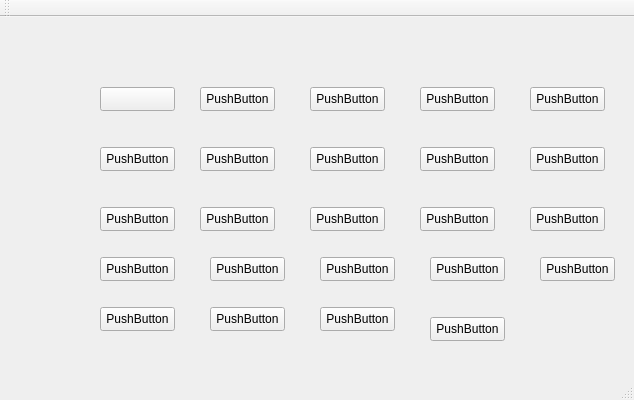
<?xml version="1.0" encoding="UTF-8"?>
<ui version="4.0">
 <class>BoardClass</class>
 <widget class="QMainWindow" name="BoardClass">
  <property name="geometry">
   <rect>
    <x>0</x>
    <y>0</y>
    <width>634</width>
    <height>400</height>
   </rect>
  </property>
  <property name="windowTitle">
   <string>Board</string>
  </property>
  <widget class="QWidget" name="centralWidget">
   <widget class="QPushButton" name="t1">
    <property name="geometry">
     <rect>
      <x>100</x>
      <y>70</y>
      <width>75</width>
      <height>24</height>
     </rect>
    </property>
    <property name="text">
     <string/>
    </property>
   </widget>
   <widget class="QPushButton" name="pushButton_2">
    <property name="geometry">
     <rect>
      <x>200</x>
      <y>70</y>
      <width>75</width>
      <height>24</height>
     </rect>
    </property>
    <property name="text">
     <string>PushButton</string>
    </property>
   </widget>
   <widget class="QPushButton" name="pushButton_3">
    <property name="geometry">
     <rect>
      <x>310</x>
      <y>70</y>
      <width>75</width>
      <height>24</height>
     </rect>
    </property>
    <property name="text">
     <string>PushButton</string>
    </property>
   </widget>
   <widget class="QPushButton" name="pushButton_4">
    <property name="geometry">
     <rect>
      <x>100</x>
      <y>130</y>
      <width>75</width>
      <height>24</height>
     </rect>
    </property>
    <property name="text">
     <string>PushButton</string>
    </property>
   </widget>
   <widget class="QPushButton" name="pushButton_5">
    <property name="geometry">
     <rect>
      <x>200</x>
      <y>130</y>
      <width>75</width>
      <height>24</height>
     </rect>
    </property>
    <property name="text">
     <string>PushButton</string>
    </property>
   </widget>
   <widget class="QPushButton" name="pushButton_6">
    <property name="geometry">
     <rect>
      <x>310</x>
      <y>130</y>
      <width>75</width>
      <height>24</height>
     </rect>
    </property>
    <property name="text">
     <string>PushButton</string>
    </property>
   </widget>
   <widget class="QPushButton" name="pushButton_7">
    <property name="geometry">
     <rect>
      <x>100</x>
      <y>190</y>
      <width>75</width>
      <height>24</height>
     </rect>
    </property>
    <property name="text">
     <string>PushButton</string>
    </property>
   </widget>
   <widget class="QPushButton" name="pushButton_8">
    <property name="geometry">
     <rect>
      <x>200</x>
      <y>190</y>
      <width>75</width>
      <height>24</height>
     </rect>
    </property>
    <property name="text">
     <string>PushButton</string>
    </property>
   </widget>
   <widget class="QPushButton" name="pushButton_9">
    <property name="geometry">
     <rect>
      <x>310</x>
      <y>190</y>
      <width>75</width>
      <height>24</height>
     </rect>
    </property>
    <property name="text">
     <string>PushButton</string>
    </property>
   </widget>
   <widget class="QPushButton" name="pushButton_10">
    <property name="geometry">
     <rect>
      <x>420</x>
      <y>190</y>
      <width>75</width>
      <height>24</height>
     </rect>
    </property>
    <property name="text">
     <string>PushButton</string>
    </property>
   </widget>
   <widget class="QPushButton" name="pushButton_11">
    <property name="geometry">
     <rect>
      <x>420</x>
      <y>70</y>
      <width>75</width>
      <height>24</height>
     </rect>
    </property>
    <property name="text">
     <string>PushButton</string>
    </property>
   </widget>
   <widget class="QPushButton" name="pushButton_12">
    <property name="geometry">
     <rect>
      <x>420</x>
      <y>130</y>
      <width>75</width>
      <height>24</height>
     </rect>
    </property>
    <property name="text">
     <string>PushButton</string>
    </property>
   </widget>
   <widget class="QPushButton" name="pushButton_13">
    <property name="geometry">
     <rect>
      <x>100</x>
      <y>240</y>
      <width>75</width>
      <height>24</height>
     </rect>
    </property>
    <property name="text">
     <string>PushButton</string>
    </property>
   </widget>
   <widget class="QPushButton" name="pushButton_14">
    <property name="geometry">
     <rect>
      <x>210</x>
      <y>240</y>
      <width>75</width>
      <height>24</height>
     </rect>
    </property>
    <property name="text">
     <string>PushButton</string>
    </property>
   </widget>
   <widget class="QPushButton" name="pushButton_15">
    <property name="geometry">
     <rect>
      <x>320</x>
      <y>240</y>
      <width>75</width>
      <height>24</height>
     </rect>
    </property>
    <property name="text">
     <string>PushButton</string>
    </property>
   </widget>
   <widget class="QPushButton" name="pushButton_16">
    <property name="geometry">
     <rect>
      <x>430</x>
      <y>240</y>
      <width>75</width>
      <height>24</height>
     </rect>
    </property>
    <property name="text">
     <string>PushButton</string>
    </property>
   </widget>
   <widget class="QPushButton" name="pushButton_17">
    <property name="geometry">
     <rect>
      <x>430</x>
      <y>300</y>
      <width>75</width>
      <height>24</height>
     </rect>
    </property>
    <property name="text">
     <string>PushButton</string>
    </property>
   </widget>
   <widget class="QPushButton" name="pushButton_18">
    <property name="geometry">
     <rect>
      <x>320</x>
      <y>290</y>
      <width>75</width>
      <height>24</height>
     </rect>
    </property>
    <property name="text">
     <string>PushButton</string>
    </property>
   </widget>
   <widget class="QPushButton" name="pushButton_19">
    <property name="geometry">
     <rect>
      <x>210</x>
      <y>290</y>
      <width>75</width>
      <height>24</height>
     </rect>
    </property>
    <property name="text">
     <string>PushButton</string>
    </property>
   </widget>
   <widget class="QPushButton" name="pushButton_20">
    <property name="geometry">
     <rect>
      <x>100</x>
      <y>290</y>
      <width>75</width>
      <height>24</height>
     </rect>
    </property>
    <property name="text">
     <string>PushButton</string>
    </property>
   </widget>
   <widget class="QPushButton" name="pushButton_21">
    <property name="geometry">
     <rect>
      <x>530</x>
      <y>70</y>
      <width>75</width>
      <height>24</height>
     </rect>
    </property>
    <property name="text">
     <string>PushButton</string>
    </property>
   </widget>
   <widget class="QPushButton" name="pushButton_22">
    <property name="geometry">
     <rect>
      <x>530</x>
      <y>130</y>
      <width>75</width>
      <height>24</height>
     </rect>
    </property>
    <property name="text">
     <string>PushButton</string>
    </property>
   </widget>
   <widget class="QPushButton" name="pushButton_23">
    <property name="geometry">
     <rect>
      <x>530</x>
      <y>190</y>
      <width>75</width>
      <height>24</height>
     </rect>
    </property>
    <property name="text">
     <string>PushButton</string>
    </property>
   </widget>
   <widget class="QPushButton" name="pushButton_24">
    <property name="geometry">
     <rect>
      <x>540</x>
      <y>240</y>
      <width>75</width>
      <height>24</height>
     </rect>
    </property>
    <property name="text">
     <string>PushButton</string>
    </property>
   </widget>
  </widget>
  <widget class="QMenuBar" name="menuBar">
   <property name="geometry">
    <rect>
     <x>0</x>
     <y>0</y>
     <width>634</width>
     <height>22</height>
    </rect>
   </property>
  </widget>
  <widget class="QToolBar" name="mainToolBar">
   <attribute name="toolBarArea">
    <enum>TopToolBarArea</enum>
   </attribute>
   <attribute name="toolBarBreak">
    <bool>false</bool>
   </attribute>
  </widget>
  <widget class="QStatusBar" name="statusBar"/>
 </widget>
 <layoutdefault spacing="6" margin="11"/>
 <resources/>
 <connections/>
</ui>
